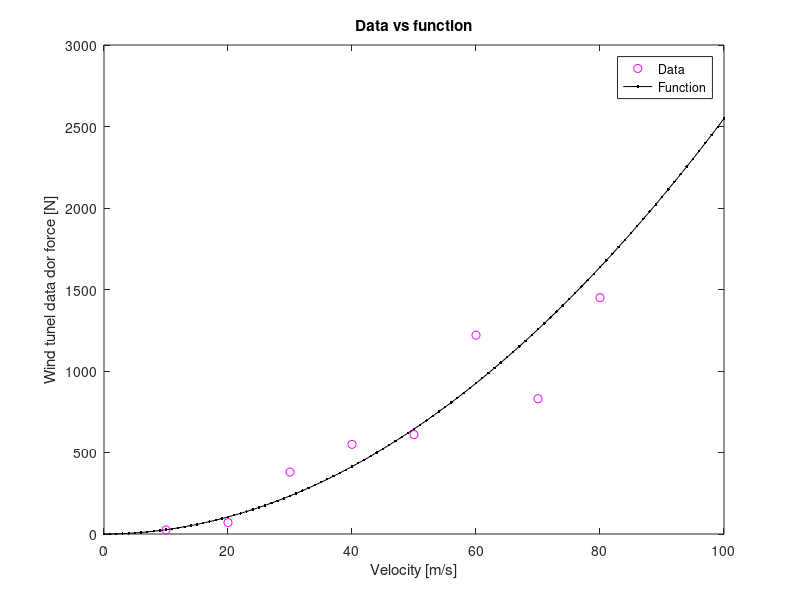
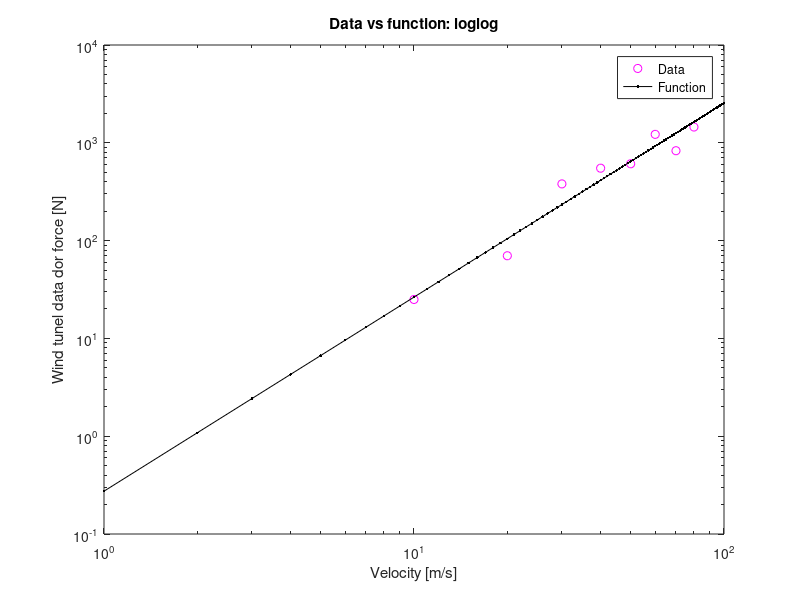

Write MATLAB code to recreate these figures, in order.

%2.19 The loglog function operates in an identical fashion to the 
% plot function except that logarithmic scales are used for both the 
% x and y axes. Use this function to plot the data and function as
% described in Prob. 2.18. Explain the results.

clear all
clc

%Problema 2.18
v= 10:10:80;
f= [25, 70, 380, 550, 610, 1220, 830, 1450];
v2= 0:100;
F=0.2741*v2.^(1.9842);

figure (1)
plot(v,f,'mo');
hold on
plot(v2, F, 'k.-')

title ('Data vs function')
xlabel ('Velocity [m/s]')
ylabel ('Wind tunel data dor force [N]')
legend ('Data', 'Function')

%Problema 2.19
figure (2)
loglog(v,f,'mo');
hold on
loglog(v2, F, 'k.-')

title ('Data vs function: loglog')
xlabel ('Velocity [m/s]')
ylabel ('Wind tunel data dor force [N]')
legend ('Data', 'Function')


%La función se linealizó, porque como tal la gráfica magenta sigue teniendo
%los mismos datos, pero la gráfica de la función pasó de ser curva a ser
%recta.